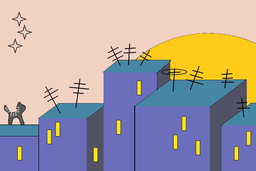
#> input picture A9Z4ryDnbtk.png, 256 x 171 px, shrunk from 900 x 600 before the run
$ python flipper.py
#> lines starting #> are read from the running program, lines starting #| are printed output that depends on the picture
import cv2 as cv
import numpy as np

#Функция для перевода 16-ричного формата цвета в RGB
#аргументы: s - строка 16-ричного цвета
#возвращает: кортеж из трех чисел, обозначающих цвет RGB
def hex_to_rgb(s):
    s = s.lstrip("#")
    return tuple([int(s[i:i + 2], 16) for i in range(0, 5, 2)])

#Функция для преобразования цвета в представлении RGB в 16-ричный формат
#аргументы: rgb - кортеж из трех чисел, обозначающих цвет RGB
#возвращает: строку 16-ричного цвета
def rgb_to_hex(rgb):
    r, g, b = rgb
    return f"#{hex(r)[2:].rjust(2, '0')}" \
           f"{hex(g)[2:].rjust(2, '0')}" \
           f"{hex(b)[2:].rjust(2, '0')}"

#Функция для переворота изображения и замены цветов на указанные
#аргументы:
  #origImName - строка с названием исходного изображения вида "название.png"
  #finishedImName - строка с названием для сохранения обработанного изображения вида "название.png"
  #colors - набор именованных аргументов вида: старый цвет=новый цвет
def flip_buildings(origImName: str, finishedImName: str, **colors):

  #Используем функцию cv2 для преобразования изображения в массив numpy
#> called with origImName = 'A9Z4ryDnbtk.png', finishedImName = '23.png'
  image = cv.imread(origImName)
#> image is the input picture: shape (171, 256, 3); mean B, G, R 161, 159.5, 170.8

  #Так как cv2 считывает изображения в формате BGR, то переводим его в RGB
  image = cv.cvtColor(image, cv.COLOR_BGR2RGB)

  #используем функцию numpy для создания двумерного массива нулевых элементов повторяющих форму исходного изображения
  #заполнять мы его будем значениями из исходного изображения, но в другом порядке
  #первым аргументом вызвана функция cv2, которая возвращает кортеж вида (количество точек по вертикали, по горизонтали, количество каналов(цветов изображения))
  #вторым аргументом указан размер переменных внутри двумерного массива. Так как у нас максимальное значение цвета 255, то 8 бит нам хватит с головой
  im = np.zeros(image.shape, dtype="uint8")


  #теперь основной рабочий цикл. Здесь мы вставляем строки в созданную выше нулевую матрицу, но переварачивая ее
  #первый цикл для строк, а второй для точек в строке
  for i in range(0, image.shape[0]):
    for j in range(1, image.shape[1]):

      #создаем кортеж и присваиваем ему точку оригинального изображения получаем кортеж из трех значений, обозначающих цвет в RGB
      pix = tuple(image[i][j])

      #если цвет пикселя, который мы перевели из RGB в 16-ричный формат есть в словаре переданных в функцию цветов, то приравниваем точке цвет по ключу (цвету в 16-ричном формате)
      if rgb_to_hex(pix) in colors:
        pix = colors[rgb_to_hex(pix)]

      #непосредственно кладем точку на противоположную часть строки
      im[i][image.shape[1] - j] = pix
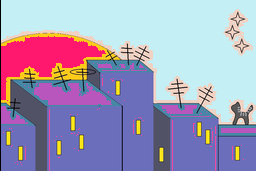
#> im: shape (171, 256, 3); mean R, G, B 160.6, 155, 184.6


  #Для корректного сохранения нужно снова перевести в BGR
  im = cv.cvtColor(im, cv.COLOR_RGB2BGR)

  #Функция cv2 для сохранения изображения
  #аргументы:
    #1 - название файла вида "название.png"
    #2 - двумерный массив пикселей
  cv.imwrite(finishedImName, im)


colors = {
"#6b6eba": (238, 73, 158), #Тут цвет на единичку отличается от того, который должен быть в теории. Если поменять на "#6b6ebb", то все сработает. Это либо ВК пережал все изображения, либо ошибка в задании
"#4687a5": (185, 86, 190),
"#f1d1c2": (196, 240, 245),
"#ffca18": (255, 24, 109)
}

flip_buildings("A9Z4ryDnbtk.png", "23.png", **colors)

$ run again, with 2.png copied over A9Z4ryDnbtk.png
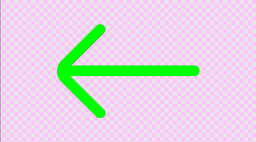
#> input picture 2.png, 256 x 142 px, shrunk from 920 x 512 before the run
#> in flip_buildings, image is the input picture: shape (142, 256, 3); mean B, G, R 223, 214.8, 224.4
#> after the loop in flip_buildings, `for i in range(0, image.shape[0]):`:
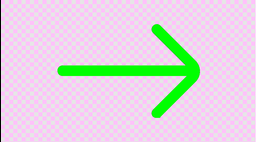
#> im: shape (142, 256, 3); mean R, G, B 223.7, 214.1, 222.3
